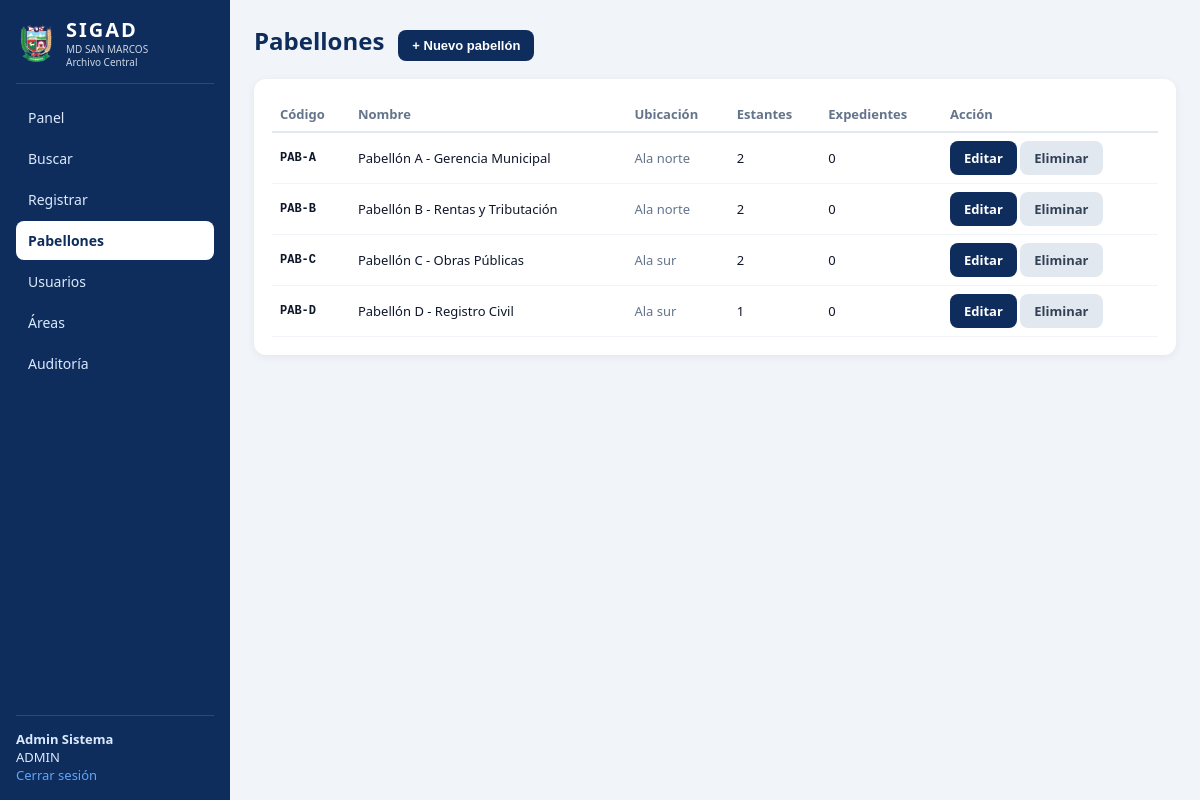
The app's page /pabellones.php (signed in) with its own data.
### tables this page shows
CREATE TABLE pabellones (
    id          INT AUTO_INCREMENT PRIMARY KEY,
    codigo      VARCHAR(10)  NOT NULL UNIQUE,
    nombre      VARCHAR(150) NOT NULL,
    ubicacion   VARCHAR(150) NOT NULL DEFAULT ''
);

### pabellones.php (the view, shortened to what this page needs)
<?php
require_once 'config/config.php';
$db = db();
$pabs = $db->query("SELECT p.id, p.codigo, p.nombre, p.ubicacion,
                    (SELECT COUNT(*) FROM estantes e WHERE e.pabellon_id=p.id) est,
                    (SELECT COUNT(*) FROM expedientes x WHERE x.pabellon_id=p.id) exp
                    FROM pabellones p ORDER BY p.codigo")->fetchAll();
?>
<!DOCTYPE html><html lang="es"><head><meta charset="utf-8">
<link rel="icon" href="assets/logo-msm.png"><link rel="stylesheet" href="css/estilos.css">
<title>SIGAD · Pabellones</title></head>
<body class="app"><aside class="side">
  <div class="marca"><img src="assets/logo-msm.png"><div><h2>SIGAD</h2>
    <div class="muni">MD SAN MARCOS<br>Archivo Central</div></div></div>
  <nav class="nav">
    <?= nav_html('Pabellones') ?>
  </nav>
  <div class="me"><b><?= htmlspecialchars($_SESSION['nombre']) ?></b><br><?= $_SESSION['rol'] ?>
    <br><a href="logout.php" style="color:#60a5fa">Cerrar sesión</a></div>
</aside>
<main class="main">
  <div class="top"><h1>Pabellones</h1>
    <button class="btn-sm" onclick="document.getElementById('frm').style.display='block'">+ Nuevo pabellón</button>
  </div>
  <div class="card"><table>
    <tr><th>Código</th><th>Nombre</th><th>Ubicación</th><th>Estantes</th><th>Expedientes</th><th>Acción</th></tr>
    <?php foreach ($pabs as $p): ?>
    <tr><td class="mono"><b><?= $p['codigo'] ?></b></td>
        <td><?= htmlspecialchars($p['nombre']) ?></td>
        <td class="muted"><?= htmlspecialchars($p['ubicacion']) ?></td>
        <td><?= $p['est'] ?></td><td><?= number_format($p['exp']) ?></td>
        <td>
          <a class="btn-sm" href="pabellones.php?editar=<?= $p['id'] ?>">Editar</a>
          <a class="btn-sm btn-gray" href="pabellones.php?eliminar=<?= $p['id'] ?>" onclick="return confirm('¿Eliminar este pabellón y sus estantes?')">Eliminar</a>
        </td></tr>
    <?php endforeach; ?>
  </table></div>
</main>
</body></html>

### css/estilos.css (style rules this page uses)
:root { --azul:#0f2d5c;--azul2:#1e40af;--gris:#e2e8f0;--ok:#15803d;--warn:#b45309;--bad:#b91c1c }
* { box-sizing:border-box }
body { margin:0;font-family:Segoe UI,system-ui,Arial,sans-serif;background:#f1f5f9;color:#0f172a }
a { text-decoration:none;color:inherit }
.app { display:flex;min-height:100vh }
.side { position:fixed;top:0;left:0;bottom:0;width:230px;flex-shrink:0; background:var(--azul);color:#fff;display:flex;flex-direction:column;padding:16px; overflow-y:auto;z-index:10 }
.marca { display:flex;gap:10px;align-items:center;padding-bottom:14px;border-bottom:1px solid #ffffff22 }
.marca img { width:40px;height:40px }
.marca h2 { margin:0;font-size:20px;letter-spacing:2px }
.muni { font-size:10px;color:#cbd5e1;line-height:1.3 }
.nav { display:flex;flex-direction:column;margin-top:14px;gap:2px }
.me { margin-top:auto;font-size:13px;color:#dbeafe;padding-top:14px;border-top:1px solid #ffffff22 }
.main { margin-left:230px;flex:1;padding:24px;overflow:auto;min-height:100vh }
.top { display:flex;align-items:baseline;gap:14px;margin-bottom:18px }
.top h1 { margin:0;font-size:24px;color:var(--azul) }
.muted { color:#64748b;font-size:13px }
.card { background:#fff;border-radius:12px;padding:18px;box-shadow:0 2px 8px #0f172a10;margin-top:8px }
table { width:100%;border-collapse:collapse;font-size:13px }
th { text-align:left;color:#64748b;font-weight:600;border-bottom:2px solid var(--gris);padding:8px }
td { padding:8px;border-bottom:1px solid #f1f5f9 }
.mono { font-family:ui-monospace,Menlo,monospace;font-size:12px }
.btn-sm { display:inline-block;padding:8px 14px;border:0;border-radius:8px;background:var(--azul); color:#fff;font-weight:600;cursor:pointer;font-size:13px }
.btn-gray { background:#e2e8f0;color:#334155 }

### records on screen
pabellones: codigo "PAB-A", nombre "Pabellón A - Gerencia Municipal", ubicacion "Ala norte", est "2", exp "0"
pabellones: codigo "PAB-B", nombre "Pabellón B - Rentas y Tributación", ubicacion "Ala norte", est "2", exp "0"
pabellones: codigo "PAB-C", nombre "Pabellón C - Obras Públicas", ubicacion "Ala sur", est "2", exp "0"
pabellones: codigo "PAB-D", nombre "Pabellón D - Registro Civil", ubicacion "Ala sur", est "1", exp "0"

### other values on screen
$nombre "Panel"
$nombre "Buscar"
$nombre "Registrar"
$nombre "Pabellones"
$nombre "Usuarios"
$nombre "Áreas"
$nombre "Auditoría"
$_SESSION['nombre'] "Admin Sistema"
$_SESSION['rol'] "ADMIN"
